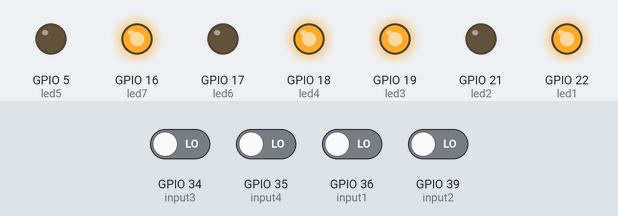
A sketch run on a simulated ESP32. On the bench: output pins drawn as LEDs (lit = HIGH). The test bench sets the inputs (shaded band); at power-on: GPIO 34 (input3), GPIO 35 (input4), GPIO 36 (input1), GPIO 39 (input2) LOW. WiFi joins after 1.5 s; servers stay silent unless stated; storage starts empty; what the sketch prints to the serial monitor is not drawn.

Above: at 3.3 s.
3.4 s: GPIO 34 (input3) driven HIGH
At 4.3 s:
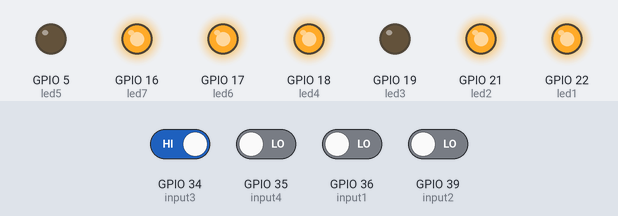
4.9 s: GPIO 35 (input4) driven HIGH
At 5.4 s:
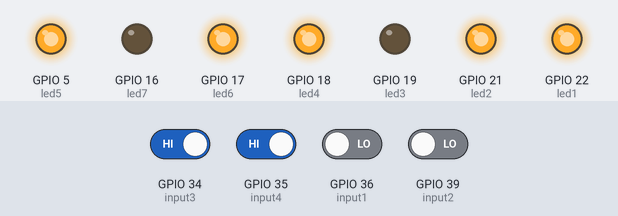
6.4 s: GPIO 36 (input1) driven HIGH
At 7.6 s:
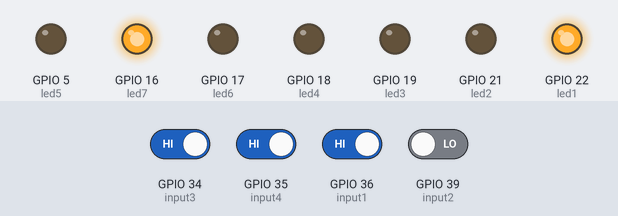
7.9 s: GPIO 39 (input2) driven HIGH
At 8.9 s:
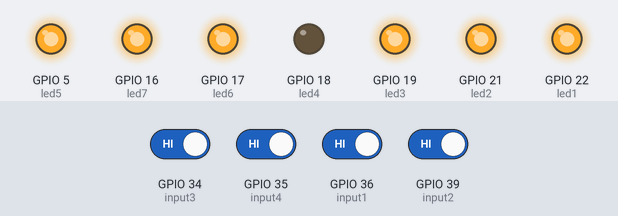
9.4 s: GPIO 39 (input2) driven LOW
At 10.0 s:
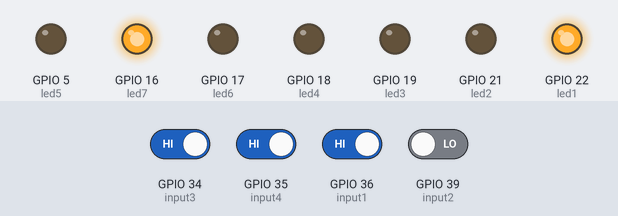
10.9 s: GPIO 34 (input3) driven LOW
At 11.2 s:
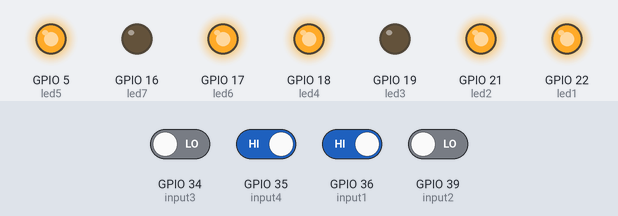
Timing chart, 0 to 13.4 s (numbered marks = the images above; inputs shaded):
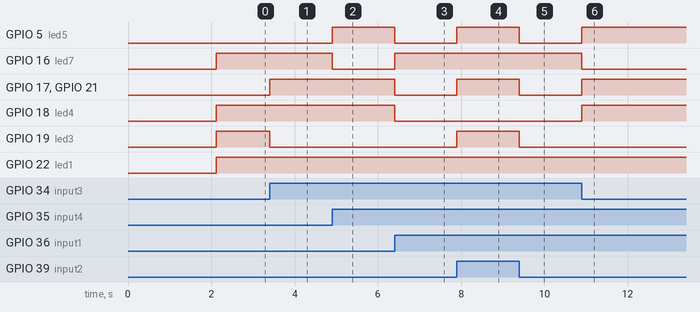

Measured:
- after the input at 3.4 s, GPIO 17 (led6), GPIO 21 (led2): LOW → HIGH at once; GPIO 19 (led3): HIGH → LOW at once
- after the input at 4.9 s, GPIO 5 (led5): LOW → HIGH at once; GPIO 16 (led7): HIGH → LOW at once
- after the input at 6.4 s, GPIO 5 (led5), GPIO 17 (led6), GPIO 18 (led4), GPIO 21 (led2): HIGH → LOW at once; GPIO 16 (led7): LOW → HIGH at once
- after the input at 7.9 s, GPIO 5 (led5), GPIO 17 (led6), GPIO 19 (led3), GPIO 21 (led2): LOW → HIGH at once
- after the input at 9.4 s, GPIO 5 (led5), GPIO 17 (led6), GPIO 19 (led3), GPIO 21 (led2): HIGH → LOW at once
- after the input at 10.9 s, GPIO 5 (led5), GPIO 17 (led6), GPIO 18 (led4), GPIO 21 (led2): LOW → HIGH at once; GPIO 16 (led7): HIGH → LOW at once

The sketch:

WebServer-SPIFFS.ino
```cpp
/*************************************************************************************************
  ESP32 Web Server
  Ejemplo de creación de Web server con acceso a SPIFFS
  Basándose en los ejemplos de:
  https://lastminuteengineers.com/creating-esp32-web-server-arduino-ide/
  https://electropeak.com/learn
  https://github.com/luisllamasbinaburo/ESP32-Examples
**************************************************************************************************/
//************************************************************************************************
// Librerías
//************************************************************************************************
#include <WiFi.h>
#include <SPIFFS.h>
#include <WebServer.h>
//************************************************************************************************
// Variables globales
//************************************************************************************************
// SSID & Password
const char* ssid = "julio room";  // Enter your SSID here
const char* password = "Tokyo2233";  //Enter your Password here
WebServer server(80);  // Object of WebServer(HTTP port, 80 is defult)


//************************************************************************************************
// Configuración
//************************************************************************************************
// SETUP PINES DE LED
#define led1 22
#define led2 21
#define led3 19
#define led4 18
#define led5 5
#define led6 17
#define led7 16
// input cables from tiva
#define input1 36
#define input2 39
#define input3 34
#define input4 35

//variables
bool var1,var2,var3,var4;
int num_free_space;


//************************************************************************************************
// Configuración
//************************************************************************************************
void setup() {
//set de contador y variables de cambio
  num_free_space=4;
  var1=0;
  var2=0;
  var3=0;
  var4=0;

  Serial.begin(115200);
  if (!SPIFFS.begin()) {
    Serial.println("An Error has occurred while mounting SPIFFS");
    return;
  }
  Serial.println("Try Connecting to ");
  Serial.println(ssid);
// set de out put para las leds
  pinMode(led1 , OUTPUT);
  pinMode(led2 , OUTPUT);
  pinMode(led3 , OUTPUT);
  pinMode(led4 , OUTPUT);
  pinMode(led5 , OUTPUT);
  pinMode(led6 , OUTPUT);
  pinMode(led7 , OUTPUT);
// set para los puertos de entrada
  pinMode(input1, INPUT);
  pinMode(input2, INPUT);
  pinMode(input3, INPUT);
  pinMode(input4, INPUT);

  WiFi.begin(ssid, password); // Connect to your wi-fi modem
  // Check wi-fi is connected to wi-fi network
  while (WiFi.status() != WL_CONNECTED) {
    delay(1000);
    Serial.print(".");
  }
  Serial.println("");
  Serial.println("WiFi connected successfully");
  Serial.print("Got IP: ");
  Serial.println(WiFi.localIP());  //Show ESP32 IP on serial
  server.on("/", handle_OnConnect); // Directamente desde e.g. 192.168.0.8
  server.onNotFound([]() {                  // If the client requests any URI
    if (!HandleFileRead(server.uri()))      // send it if it exists
      handleNotFound();             // otherwise, respond with a 404 (Not Found) error
  });
  //server.onNotFound(handle_NotFound);
  server.begin();
  Serial.println("HTTP server started");
  delay(100);

}
//************************************************************************************************
// loop principal
//************************************************************************************************
void loop() {
  server.handleClient();
  //read de puertos para la com de tiva a esp
  int val_P1 = digitalRead(input1);
  int val_P2 = digitalRead(input2);
  int val_P3 = digitalRead(input3);
  int val_P4 = digitalRead(input4);
  //condicionales de funcionamiento
  if(val_P1==1&&var1==0){num_free_space--; var1=1;}
  else if(val_P1==0&&var1==1){num_free_space++;var1=0;}
  if(val_P2==1&&var2==0){num_free_space--;var2=1;}
  else if(val_P2==0&&var2==1){num_free_space++;var2=0;}
  if(val_P3==1&&var3==0){num_free_space--;var3=1;}
  else if(val_P3==0&&var3==1){num_free_space++;var3=0;}
  if(val_P4==1&&var4==0){num_free_space--;var4=1;}
  else if(val_P4==0&&var4==1){num_free_space++;var4=0;}
  //call prefavric conditions
  num_table(num_free_space);
  handle_OnConnect();
}
//************************************************************************************************
// TABLA DE DIOS
//************************************************************************************************
void num_table (uint8_t n){//tabla numerica para el 7 seg
  switch(n){
    case 0:
      digitalWrite(led1, HIGH);//R-T
      digitalWrite(led2, HIGH);//T-T
      digitalWrite(led3, HIGH);//L-T
      digitalWrite(led4, LOW);// M
      digitalWrite(led5, HIGH);//L-B
      digitalWrite(led6, HIGH);//B-B
      digitalWrite(led7, HIGH);//B-R
      break;
    case 1:
      digitalWrite(led1, HIGH);//R-T
      digitalWrite(led2, LOW);//T-T
      digitalWrite(led3, LOW);//L-T
      digitalWrite(led4, LOW);// M
      digitalWrite(led5, LOW);//L-B
      digitalWrite(led6, LOW);//B-B
      digitalWrite(led7, HIGH);//B-R
      break;
    case 2:
      digitalWrite(led1, HIGH);//R-T
      digitalWrite(led2, HIGH);//T-T
      digitalWrite(led3, LOW);//L-T
      digitalWrite(led4, HIGH);// M
      digitalWrite(led5, HIGH);//L-B
      digitalWrite(led6, HIGH);//B-B
      digitalWrite(led7, LOW);//B-R
      break;
    case 3:
      digitalWrite(led1, HIGH);//R-T
      digitalWrite(led2, HIGH);//T-T
      digitalWrite(led3, LOW);//L-T
      digitalWrite(led4, HIGH);// M
      digitalWrite(led5, LOW);//L-B
      digitalWrite(led6, HIGH);//B-B
      digitalWrite(led7, HIGH);//B-R
      break;
    case 4:
      digitalWrite(led1, HIGH);//R-T
      digitalWrite(led2, LOW);//T-T
      digitalWrite(led3, HIGH);//L-T
      digitalWrite(led4, HIGH);// M
      digitalWrite(led5, LOW);//L-B
      digitalWrite(led6, LOW);//B-B
      digitalWrite(led7, HIGH);//R-B
      break;
    default:
      digitalWrite(led1, HIGH);//R-T
      digitalWrite(led2, HIGH);//T-T
      digitalWrite(led3, HIGH);//L-T
      digitalWrite(led4, HIGH);// M
      digitalWrite(led5, HIGH);//L-B
      digitalWrite(led6, HIGH);//B-B
      digitalWrite(led7, HIGH);//R-B
    break;

 }
}
//************************************************************************************************
// Handler de Inicio página
//************************************************************************************************
void handle_OnConnect() {server.send(200, "text/html",SendHTML(var1,var2,var3,var4));}
//************************************************************************************************
// Procesador de HTML
//************************************************************************************************
  String SendHTML(uint8_t p1, uint8_t p2, uint8_t p3, uint8_t p4) {
  String ptr = "<!DOCTYPE html> <html>\n";
  ptr += "<head><meta name=\"viewport\" content=\"width=device-width, initial-scale=1, user-scalable=no\">\n";
  ptr += "<link href=\"https://cdn.jsdelivr.net/npm/bootstrap@5.0.1/dist/css/bootstrap.min.css\" rel=\"stylesheet\" integrity=\"sha384-+0n0xVW2eSR5OomGNYDnhzAbDsOXxcvSN1TPprVMTNDbiYZCxYbOOl7+AMvyTG2x\" crossorigin=\"anonymous\">\n";
  ptr += "<title>Parqueo-matic</title>\n";

  ptr += "<script>\n";
  ptr += "<!--\n";
  ptr += "function timedRefresh(timeoutPeriod) {\n";
  ptr += "\tsetTimeout(\"location.reload(true);\",timeoutPeriod);\n";
  ptr += "}\n";
  ptr += "window.onload = timedRefresh(5000);\n";
  ptr += "</script>\n";

  ptr += "</head>\n";
  ptr += "<body>\n";
  ptr += "<h1>Parqueo-Matic</h1>\n";

  ptr += "<table class=\"table\">\n";
  ptr += "<thead>\n";
  ptr += "<tr>\n";
  ptr += "<th scope='col'># De Parqueo</th>\n";
  ptr += "<th scope='col'>Estado De Parqueo</th>\n";
  ptr += "</tr>\n";
  ptr += "</thead>\n";

  ptr += "<tbody>\n";
  ptr += "<tr>\n";
  ptr += "<th scope=\"row\">1</th>\n";
  if (p1==0){ptr += "<td class=\"table-success\">LIBRE</td>";}
  else   {ptr += "<td class=\"table-danger\">OCUPADO</td>";}
  ptr += "</tr>\n";

  ptr += "<tr>\n";
  ptr += "<th scope=\"row\">2</th>\n";
  if (p2==0){ptr += "<td class=\"table-success\">LIBRE</td>";}
  else   {ptr += "<td class=\"table-danger\">OCUPADO</td>";}
  ptr += "</tr>\n";

  ptr += "<tr>\n";
  ptr += "<th scope=\"row\">3</th>\n";
  if (p3==0){ptr += "<td class=\"table-success\">LIBRE</td>";}
  else   {ptr += "<td class=\"table-danger\">OCUPADO</td>";}
  ptr += "</tr>\n";

  ptr += "<tr>\n";
  ptr += "<th scope=\"row\">4</th>\n";
  if (p4==0){ptr += "<td class=\"table-success\">LIBRE</td>";}
  else   {ptr += "<td class=\"table-danger\">OCUPADO</td>";}
  ptr += "</tr>\n";
  ptr += "</tbody>\n";
  ptr += "</table>\n";
  ptr += "<script src=\"https://cdn.jsdelivr.net/npm/bootstrap@5.0.1/dist/js/bootstrap.bundle.min.js\" integrity=\"sha384-gtEjrD/SeCtmISkJkNUaaKMoLD0//ElJ19smozuHV6z3Iehds+3Ulb9Bn9Plx0x4\" crossorigin=\"anonymous\"></script>\n";
  ptr += "</body>\n";
  ptr += "</html>\n";
  return ptr;
}
//************************************************************************************************
// Procesador de HTML
//************************************************************************************************
/*String SendHTML(uint8_t led1stat) {
  String ptr = "<!DOCTYPE html> <html>\n";
  ptr += "<head><meta name=\"viewport\" content=\"width=device-width, initial-scale=1.0, user-scalable=no\">\n";
  ptr += "<title>LED Control</title>\n";
  ptr += "<style>html { font-family: Helvetica; display: inline-block; margin: 0px auto; text-align: center;}\n";
  ptr += "body{margin-top: 50px;} h1 {color: #444444;margin: 50px auto 30px;} h3 {color: #444444;margin-bottom: 50px;}\n";
  ptr += ".button {display: block;width: 80px;background-color: #3498db;border: none;color: white;padding: 13px 30px;text-decoration: none;font-size: 25px;margin: 0px auto 35px;cursor: pointer;border-radius: 4px;}\n";
  ptr += ".button-on {background-color: #3498db;}\n";
  ptr += ".button-on:active {background-color: #2980b9;}\n";
  ptr += ".button-off {background-color: #34495e;}\n";
  ptr += ".button-off:active {background-color: #2c3e50;}\n";
  ptr += "p {font-size: 14px;color: #888;margin-bottom: 10px;}\n";
  ptr += "</style>\n";
  ptr += "</head>\n";
  ptr += "<body>\n";
  ptr += "<h1>ESP32 Web Server &#128664</h1>\n";
  ptr += "<h3>Ejemplo de Web Server</h3>\n";

  if (led1stat)
  {
    ptr += "<p>LED1 Status: ON</p><a class=\"button button-off\" href=\"/led1off\">OFF</a>\n";
  }
  else
  {
    ptr += "<p>LED1 Status: OFF</p><a class=\"button button-on\" href=\"/led1on\">ON</a>\n";
  }


  ptr += "</body>\n";
  ptr += "</html>\n";
  return ptr;
}*/
//************************************************************************************************
// Handler de not found
//************************************************************************************************
void handleNotFound() {
  server.send(404, "text/plain", "Not found");}
//************************************************************************************************
// Obtener el tipo de contenido del archivo
//************************************************************************************************
String GetContentType(String filename)
{
  if (filename.endsWith(".htm")) return "text/html";
  else if (filename.endsWith(".html")) return "text/html";
  else if (filename.endsWith(".css")) return "text/css";
  else if (filename.endsWith(".js")) return "application/javascript";
  else if (filename.endsWith(".png")) return "image/png";
  else if (filename.endsWith(".gif")) return "image/gif";
  else if (filename.endsWith(".jpg")) return "image/jpeg";
  else if (filename.endsWith(".ico")) return "image/x-icon";
  else if (filename.endsWith(".xml")) return "text/xml";
  else if (filename.endsWith(".pdf")) return "application/x-pdf";
  else if (filename.endsWith(".zip")) return "application/x-zip";
  else if (filename.endsWith(".gz")) return "application/x-gzip";
  return "text/plain";
}
//************************************************************************************************
// Enviar al servidor el archivo desde SPIFFS
//************************************************************************************************
void ServeFile(String path)
{
  File file = SPIFFS.open(path, "r");
  size_t sent = server.streamFile(file, GetContentType(path));
  file.close();
}
//************************************************************************************************
// Enviar al servidor el archivo desde SPIFFS
//************************************************************************************************
void ServeFile(String path, String contentType)
{
  File file = SPIFFS.open(path, "r");
  size_t sent = server.streamFile(file, contentType);
  file.close();
}
//************************************************************************************************
// Handler de not found
//************************************************************************************************
bool HandleFileRead(String path)
{
  if (path.endsWith("/")) path += "index.html";
  Serial.println("handleFileRead: " + path);

  if (SPIFFS.exists(path))
  {
    ServeFile(path);
    return true;
  }
  Serial.println("\tFile Not Found");
  return false;
}
```
